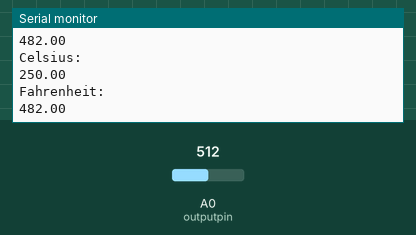
A sketch run on a simulated Arduino Uno, built with avr-gcc and run on an emulated ATmega328P. Shown: the last lines printed to the serial monitor. The inputs (shaded band) are chosen by the test bench; at power-on: A0 (outputpin) = 512.

Above: at 1.8 s.
1.9 s: A0 (outputpin) set to 716
At 2.8 s:
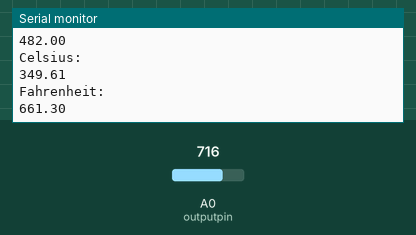
3.4 s: A0 (outputpin) set to 900
At 4.6 s:
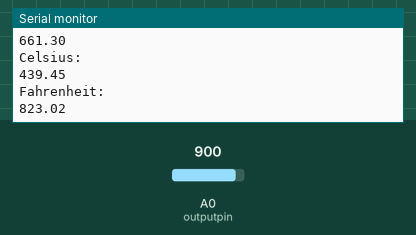
Timing chart, 0 to 6.4 s (numbered marks = the images above; inputs shaded):
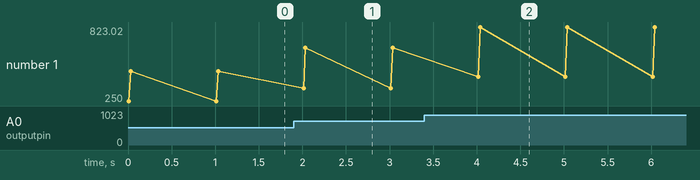

The sketch:

07-Temp.ino
```cpp
int outputpin = 0;
void setup()
{
	Serial.begin(9600);
}


void loop()
{
  int rawvoltage = analogRead(outputpin);
  float millivolts = (rawvoltage/1024.0)*5000;
  float celsius = millivolts/10;
  Serial.print("\nCelsius:\n");
  Serial.print(celsius);
  Serial.println("\nFahrenheit: ");
  Serial.print((celsius*9)/5 +32);
  delay(1000);
}
```

Measured:
- after the input at 1.9 s, the serial monitor: prints a new line after 0.11 s (image 1)
- after the input at 3.4 s, the serial monitor: prints a new line after 0.62 s (image 2)
- plotted number 1: 482 → 661.3 after the input at 1.9 s, 661.3 → 823.02 after the input at 3.4 s
